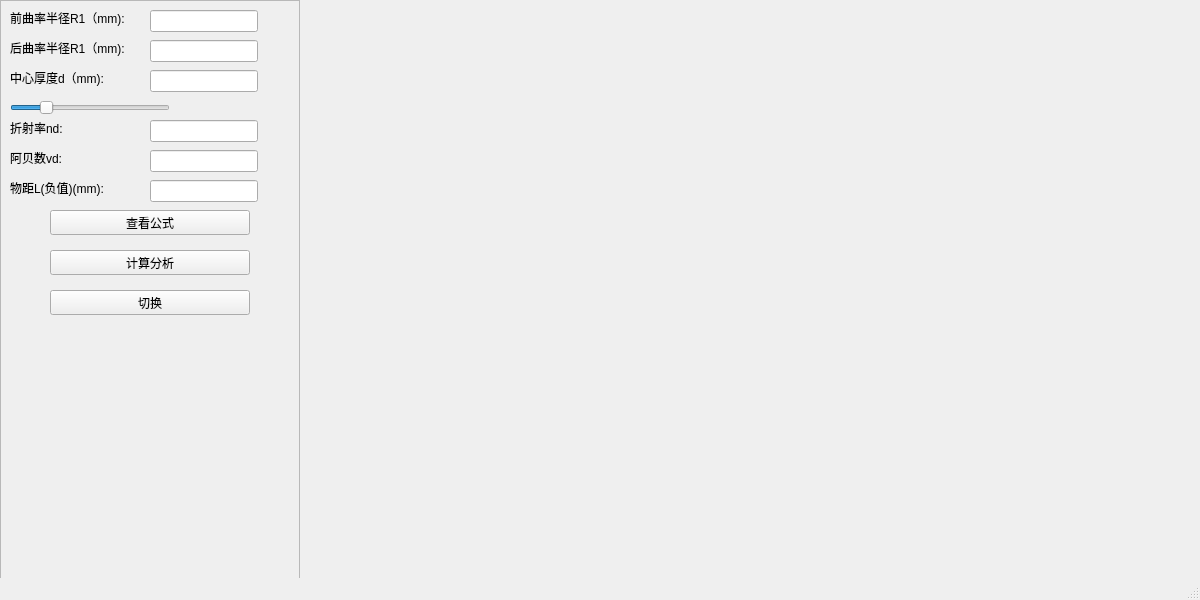
<?xml version="1.0" encoding="UTF-8"?>
<ui version="4.0">
 <class>MainWindow</class>
 <widget class="QMainWindow" name="MainWindow">
  <property name="geometry">
   <rect>
    <x>0</x>
    <y>0</y>
    <width>1200</width>
    <height>600</height>
   </rect>
  </property>
  <property name="windowTitle">
   <string>MainWindow</string>
  </property>
  <widget class="QWidget" name="centralwidget">
   <widget class="QFrame" name="leftPanel">
    <property name="geometry">
     <rect>
      <x>0</x>
      <y>0</y>
      <width>300</width>
      <height>600</height>
     </rect>
    </property>
    <property name="frameShape">
     <enum>QFrame::StyledPanel</enum>
    </property>
    <property name="frameShadow">
     <enum>QFrame::Raised</enum>
    </property>
    <widget class="QLabel" name="label">
     <property name="geometry">
      <rect>
       <x>10</x>
       <y>10</y>
       <width>130</width>
       <height>16</height>
      </rect>
     </property>
     <property name="text">
      <string>前曲率半径R1（mm):</string>
     </property>
    </widget>
    <widget class="QLabel" name="label_2">
     <property name="geometry">
      <rect>
       <x>10</x>
       <y>40</y>
       <width>130</width>
       <height>16</height>
      </rect>
     </property>
     <property name="text">
      <string>后曲率半径R1（mm):</string>
     </property>
    </widget>
    <widget class="QLabel" name="label_3">
     <property name="geometry">
      <rect>
       <x>10</x>
       <y>70</y>
       <width>130</width>
       <height>16</height>
      </rect>
     </property>
     <property name="text">
      <string>中心厚度d（mm):</string>
     </property>
    </widget>
    <widget class="QLabel" name="label_4">
     <property name="geometry">
      <rect>
       <x>10</x>
       <y>120</y>
       <width>54</width>
       <height>16</height>
      </rect>
     </property>
     <property name="text">
      <string>折射率nd:</string>
     </property>
    </widget>
    <widget class="QLabel" name="label_5">
     <property name="geometry">
      <rect>
       <x>10</x>
       <y>150</y>
       <width>54</width>
       <height>16</height>
      </rect>
     </property>
     <property name="text">
      <string>阿贝数vd:</string>
     </property>
    </widget>
    <widget class="QLabel" name="label_6">
     <property name="geometry">
      <rect>
       <x>10</x>
       <y>180</y>
       <width>130</width>
       <height>16</height>
      </rect>
     </property>
     <property name="text">
      <string>物距L(负值)(mm):</string>
     </property>
    </widget>
    <widget class="QLineEdit" name="edit_R2">
     <property name="geometry">
      <rect>
       <x>150</x>
       <y>40</y>
       <width>108</width>
       <height>22</height>
      </rect>
     </property>
    </widget>
    <widget class="QLineEdit" name="edit_D">
     <property name="geometry">
      <rect>
       <x>150</x>
       <y>70</y>
       <width>108</width>
       <height>22</height>
      </rect>
     </property>
    </widget>
    <widget class="QLineEdit" name="edit_Nd">
     <property name="geometry">
      <rect>
       <x>150</x>
       <y>120</y>
       <width>108</width>
       <height>22</height>
      </rect>
     </property>
    </widget>
    <widget class="QLineEdit" name="edit_Vd">
     <property name="geometry">
      <rect>
       <x>150</x>
       <y>150</y>
       <width>108</width>
       <height>22</height>
      </rect>
     </property>
    </widget>
    <widget class="QLineEdit" name="edit_L">
     <property name="geometry">
      <rect>
       <x>150</x>
       <y>180</y>
       <width>108</width>
       <height>22</height>
      </rect>
     </property>
    </widget>
    <widget class="QLineEdit" name="edit_R1">
     <property name="geometry">
      <rect>
       <x>150</x>
       <y>10</y>
       <width>108</width>
       <height>22</height>
      </rect>
     </property>
    </widget>
    <widget class="QLabel" name="label_Result">
     <property name="geometry">
      <rect>
       <x>0</x>
       <y>350</y>
       <width>300</width>
       <height>250</height>
      </rect>
     </property>
     <property name="text">
      <string/>
     </property>
    </widget>
    <widget class="QPushButton" name="btnMode">
     <property name="geometry">
      <rect>
       <x>50</x>
       <y>290</y>
       <width>200</width>
       <height>25</height>
      </rect>
     </property>
     <property name="text">
      <string>切换</string>
     </property>
    </widget>
    <widget class="QPushButton" name="btnHelp">
     <property name="geometry">
      <rect>
       <x>50</x>
       <y>210</y>
       <width>200</width>
       <height>25</height>
      </rect>
     </property>
     <property name="text">
      <string>查看公式</string>
     </property>
    </widget>
    <widget class="QPushButton" name="btnCalc">
     <property name="geometry">
      <rect>
       <x>50</x>
       <y>250</y>
       <width>200</width>
       <height>25</height>
      </rect>
     </property>
     <property name="text">
      <string>计算分析</string>
     </property>
     <property name="iconSize">
      <size>
       <width>32</width>
       <height>32</height>
      </size>
     </property>
    </widget>
    <widget class="QSlider" name="slider_D">
     <property name="geometry">
      <rect>
       <x>10</x>
       <y>100</y>
       <width>160</width>
       <height>16</height>
      </rect>
     </property>
     <property name="minimum">
      <number>1</number>
     </property>
     <property name="maximum">
      <number>500</number>
     </property>
     <property name="value">
      <number>100</number>
     </property>
     <property name="orientation">
      <enum>Qt::Horizontal</enum>
     </property>
    </widget>
   </widget>
   <widget class="math_algorithm" name="canvas" native="true">
    <property name="geometry">
     <rect>
      <x>300</x>
      <y>0</y>
      <width>900</width>
      <height>600</height>
     </rect>
    </property>
   </widget>
  </widget>
  <widget class="QMenuBar" name="menubar">
   <property name="geometry">
    <rect>
     <x>0</x>
     <y>0</y>
     <width>1200</width>
     <height>26</height>
    </rect>
   </property>
  </widget>
  <widget class="QStatusBar" name="statusbar"/>
 </widget>
 <customwidgets>
  <customwidget>
   <class>math_algorithm</class>
   <extends>QWidget</extends>
   <header>math_algorithm.h</header>
   <container>1</container>
  </customwidget>
 </customwidgets>
 <resources/>
 <connections/>
</ui>
